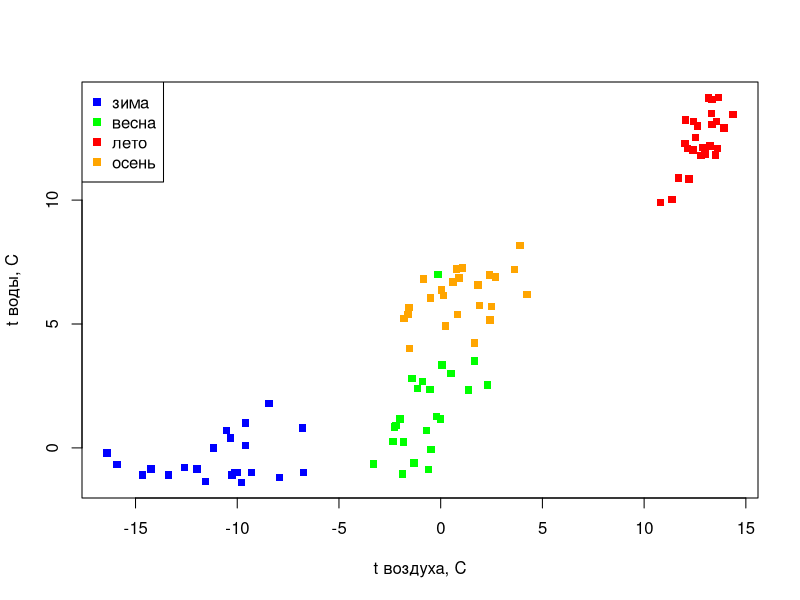

This figure's R source: (Note: this script raises an error after producing the figure.)
setwd("~/Dropbox/PhD_thesis/PhD_thesis/temperatures_water_air/")

# ======== сезонная темепература воздуха в Кандалакше vs температура воды в Чупе ========

water_air <- read.csv2("t_air_water_season_mean.csv")

str(water_air)

# делаем вектор для раскраски точек на графике
ish_colors <- character(length = length(water_air$season))
ish_colors[water_air$season == "DJF"] <- "blue"
ish_colors[water_air$season == "MAM"] <- "green"
ish_colors[water_air$season == "JJA"] <- "red"
ish_colors[water_air$season == "SON"] <- "orange"

pdf("temp_air_water.pdf", family = "NimbusSan")
plot(water_air$Kanda_air, water_air$Chupa_water, pch=15, col=ish_colors, xlab = "t воздуха, C", ylab = "t воды, C")
n <- c("зима", "весна", "лето", "осень")
legend(x="topleft", legend = n, pch=15, col = c("blue", "green", "red", "orange"))
dev.off()
embedFonts("temp_air_water.pdf")

#считаем корреляцию
cor.test(water_air$Kanda_air, water_air$Chupa_water, method = "spearman")

sink("spearman_air_water.txt")
cor.test(water_air$Kanda_air, water_air$Chupa_water, method = "spearman")
sink()

# рисуем воду и воздух на одном графике среднегодовые
White_temp <- read.csv2("White_temp_year_mean_air_water.csv")

# динамика
pdf("White_temp_air_water_dynamic.pdf", family = "NimbusSan")
plot(White_temp$year[ White_temp$year >=1991], White_temp$temp_air[ White_temp$year >=1991], type = "b", pch=15, lty = 1, ylim = c(min(c(White_temp$temp_water_m0,White_temp$temp_air), na.rm=T), max(c(White_temp$temp_water_m0,White_temp$temp_air), na.rm=T)), xlab = "годы", ylab = "t, C")
lines(White_temp$year[ White_temp$year >=1991], White_temp$temp_water_m0[ White_temp$year >=1991], type = "b", pch=16, lty = 2)
lines(White_temp$year[ White_temp$year >=1991], White_temp$temp_water_m0_50[ White_temp$year >=1991], type = "b", pch=17, lty = 3)
n <- c("воздух", "вода 0 м", "вода 0-50 м")
legend(x="topright", legend = n, lty = seq(1:3), pch=seq(15,17,1))
dev.off()
embedFonts("White_temp_air_water_dynamic.pdf")

# корреляция
pdf("White_temp_air_water_year.pdf", family = "NimbusSan")
plot(White_temp$temp_air[ White_temp$year >=1991], White_temp$temp_water[ White_temp$year >=1991], xlab = "t воздуха, C", ylab = "t воды, C", pch=15)
dev.off()
embedFonts("White_temp_air_water_year.pdf")

# поверхность
cor.test(White_temp$temp_air[ White_temp$year >=1991], White_temp$temp_water_m0[ White_temp$year >=1991], method = "spearman")

# 50 метровый слой
cor.test(White_temp$temp_air[ White_temp$year >=1991], White_temp$temp_water_m0_50[ White_temp$year >=1991], method = "spearman")

# ==== сезонная температура воды в Белом м Баренцевом =================
White_Barents <- read.csv2("Barents_White_season_mean.csv")
str(White_Barents)

WB_colors <- character(length = length(White_Barents$season))
WB_colors[White_Barents$season == "DJF"] <- "blue"
WB_colors[White_Barents$season == "MAM"] <- "green"
WB_colors[White_Barents$season == "JJA"] <- "red"
WB_colors[White_Barents$season == "SON"] <- "orange"

pdf("temp_White_Barents.pdf", family = "NimbusSan")
plot(White_Barents$Barents, White_Barents$White, pch=15, col=WB_colors, xlab = "t воды, Баренцево море, C", ylab = "t воды, Белое море, C", xlim = c(0,max(White_Barents$Barents, White_Barents$White)), ylim = c(0,max(White_Barents$Barents, White_Barents$White)))
dev.off()
embedFonts("temp_White_Barents.pdf")

#считаем корреляцию
cor.test(White_Barents$Barents, White_Barents$White, method = "spearman")

sink("spearman_White_Barents.txt")
cor.test(White_Barents$Barents, White_Barents$White, method = "spearman")
sink()
